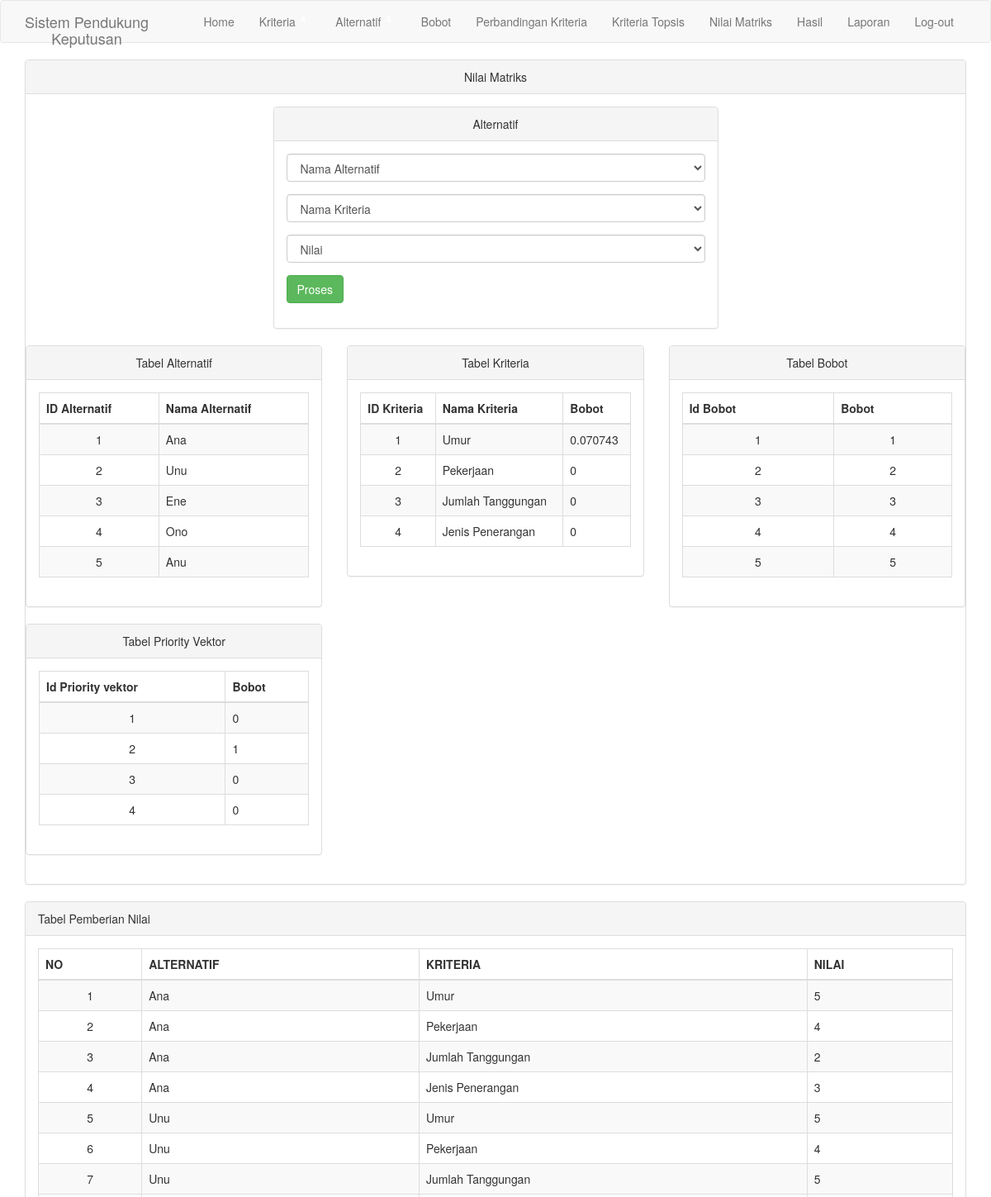
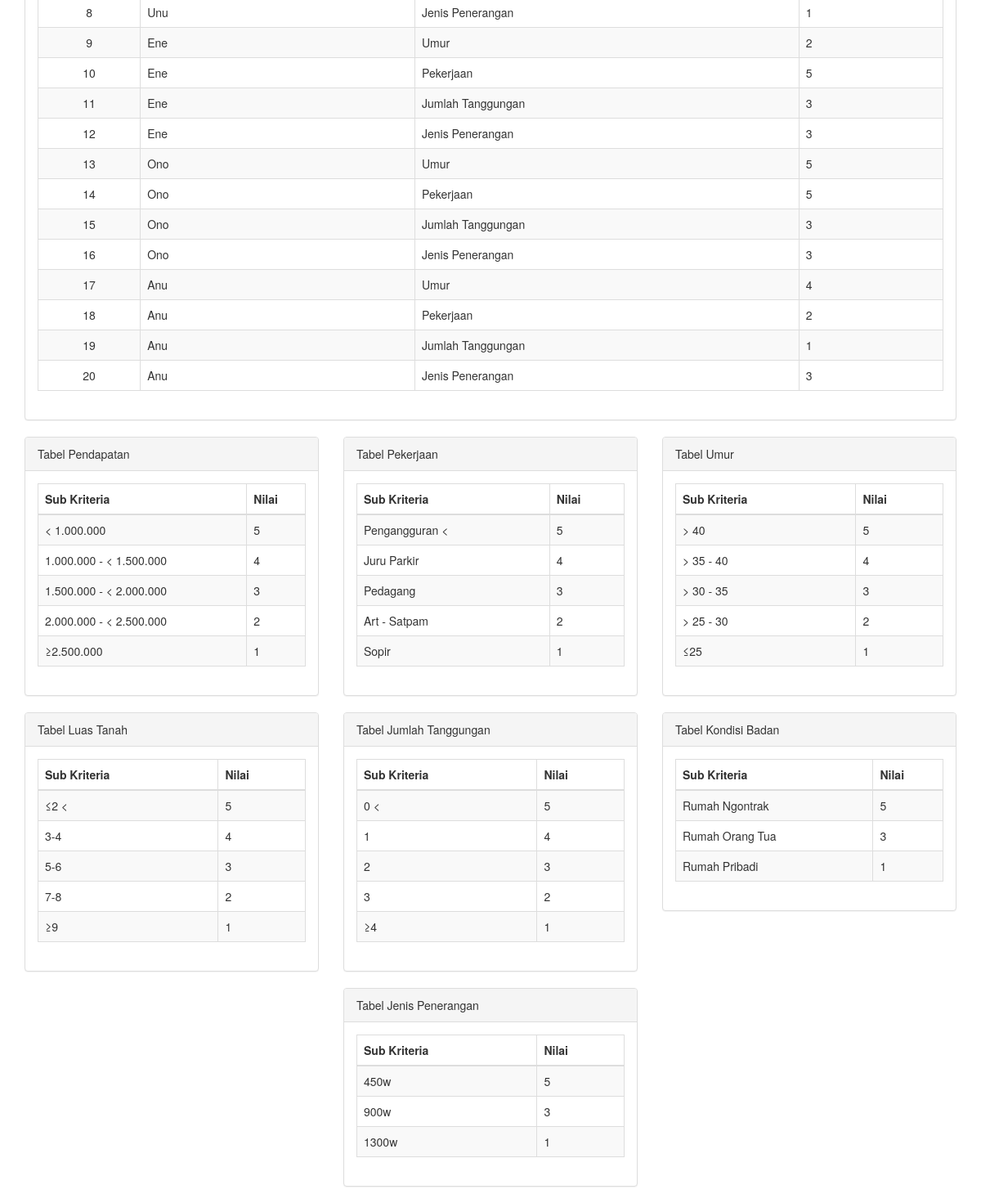
Page /bobot.php on the committed database (2 pictures, top to bottom).
### tables this page shows
CREATE TABLE `tab_alternatif` (
  `id_alternatif` int(30) NOT NULL,
  `nama_alternatif` varchar(30) NOT NULL
);

CREATE TABLE `tab_kriteria` (
  `id_kriteria` int(11) NOT NULL,
  `nama_kriteria` varchar(30) NOT NULL,
  `bobot` float NOT NULL
);

CREATE TABLE `tab_poin` (
  `id_poin` int(30) NOT NULL,
  `poin` varchar(30) NOT NULL
);

CREATE TABLE `pv_kriteria` (
  `id_kriteria` int(30) NOT NULL,
  `nilai` int(30) NOT NULL
);

CREATE TABLE `tab_topsis` (
  `id_alternatif` int(11) NOT NULL,
  `id_kriteria` int(11) NOT NULL,
  `nilai` double NOT NULL
);

### bobot.php (the view, shortened to what the rows shown need)
<?php
include("fungsi.php");
?>
<!DOCTYPE html>
<html lang="en">
<head>
    <link href="tampilan/css/bootstrap.min.css" rel="stylesheet">
    <link href="tampilan/font-awesome/css/font-awesome.min.css" rel="stylesheet" type="text/css">
</head>
<body>
    <div class="container">
        <div class="row">
            <div class="col-lg-12">
                <div class="panel panel-default">
                    <div class="panel-body">
                        <div class="row">
                            <div class="row">
                                <div class="col-xs-6 col-md-4">
                                    <div class="panel panel-default">
                                        <div class="panel-body">
                                            <div class="row">
                                                <div class="col-lg-12">
                                                    <?php
                                                    $sql = $koneksi->query('SELECT * FROM tab_alternatif');
                                                    ?>
                                                    <table class="table table-striped table-bordered table-hover">
                                                        <thead>
                                                            <tr>
                                                                <th>ID Alternatif</th>
                                                                <th>Nama Alternatif</th>
                                                            </tr>
                                                        </thead>
                                                        <tbody>
                                                            <?php
                                                            while ($row = $sql->fetch_array()) {
                                                                echo ("<tr><td align=\"center\">" . $row[0] . "</td>");
                                                                echo ("<td align=\"left\">" . $row[1] . "</td>");
                                                                echo "</tr>";
                                                            }
                                                            ?>
                                                        </tbody>
                                                    </table>
                                                </div>
                                            </div>
                                        </div>
                                    </div>
                                </div>
                                <div class="col-xs-6 col-md-4">
                                    <div class="panel panel-default">
                                        <div class="panel-body">
                                            <div class="row">
                                                <div class="col-lg-12">
                                                    <?php
                                                    $sql = $koneksi->query('SELECT * FROM tab_kriteria');
                                                    ?>
                                                    <table class="table table-striped table-bordered table-hover">
                                                        <thead>
                                                            <tr>
                                                                <th>ID Kriteria</th>
                                                                <th>Nama Kriteria</th>
                                                                <th>Bobot</th>
                                                            </tr>
                                                        </thead>
                                                        <tbody>
                                                            <?php
                                                            while ($row = $sql->fetch_array()) {
                                                                echo ("<tr><td align=\"center\">" . $row[0] . "</td>");
                                                                echo ("<td align=\"left\">" . $row[1] . "</td>");
                                                                echo ("<td align=\"left\">" . $row[2] . "</td>");
                                                                echo "</tr>";
                                                            }
                                                            ?>
                                                        </tbody>
                                                    </table>
                                                </div>
                                            </div>
                                        </div>
                                    </div>
                                </div>
                                <div class="col-xs-6 col-md-4">
                                    <div class="panel panel-default">
                                        <div class="panel-body">
                                            <div class="row">
                                                <div class="col-lg-12">
                                                    <?php
                                                    $sql = $koneksi->query('SELECT * FROM tab_poin');
                                                    ?>
                                                    <table class="table table-striped table-bordered table-hover">
                                                        <thead>
                                                            <tr>
                                                                <th>Id Bobot</th>
                                                                <th>Bobot</th>
                                                            </tr>
                                                        </thead>
                                                        <tbody>
                                                            <?php
                                                            while ($row = $sql->fetch_array()) {
                                                                echo ("<tr><td align=\"center\">" . $row[0] . "</td>");
                                                                echo ("<td align=\"center\">" . $row[1] . "</td>");
                                                                echo "</tr>";
                                                            }
                                                            ?>
                                                        </tbody>
                                                    </table>
                                                </div>
                                            </div>
                                        </div>
                                    </div>
                                </div>
                                <div class="col-xs-6 col-md-4">
                                    <div class="panel panel-default">
                                        <div class="panel-body">
                                            <div class="row">
                                                <div class="col-lg-12">
                                                    <?php
                                                    $sql = $koneksi->query('SELECT * FROM pv_kriteria');
                                                    ?>
                                                    <table class="table table-striped table-bordered table-hover">
                                                        <thead>
                                                            <tr>
                                                                <th>Id Priority vektor</th>
                                                                <th>Bobot</th>
                                                            </tr>
                                                        </thead>
                                                        <tbody>
                                                            <?php
                                                            while ($row = $sql->fetch_array()) {
                                                                echo ("<tr><td align=\"center\">" . $row[0] . "</td>");
                                                                echo ("<td align=\"left\">" . $row[1] . "</td>");
                                                                echo "</tr>";
                                                            }
                                                            ?>
                                                        </tbody>
                                                    </table>
                                                </div>
                                            </div>
                                        </div>
                                    </div>
                                </div>
                            </div>
                        </div>
                    </div>
                </div>
            </div>
        </div>
    </div>
    <div class="container">
        <div class="row">
            <div class="col-lg-12">
                <div class="panel panel-default">
                    <div class="panel-body">
                        <?php
                        $sql = $koneksi->query("SELECT * FROM tab_topsis
                        JOIN tab_alternatif ON tab_topsis.id_alternatif=tab_alternatif.id_alternatif
                        JOIN tab_kriteria ON tab_topsis.id_kriteria=tab_kriteria.id_kriteria")
                        ?>
                        <table class="table table-striped table-bordered table-hover">
                            <thead>
                                <tr>
                                    <th>NO</th>
                                    <th>ALTERNATIF</th>
                                    <th>KRITERIA</th>
                                    <th>NILAI</th>
                                </tr>
                            </thead>
                            <tbody>
                                <?php
                                $no = 1;
                                while ($row = $sql->fetch_array()) {
                                    $nmkriteria   = $row['nama_kriteria'];
                                    echo ("<tr><td align=\"center\">" . $no . "</td>");
                                    echo ("<td align=\"left\">" . $row[4] . "</td>");
                                    echo ("<td align=\"left\">" . $nmkriteria . "</td>");
                                    echo ("<td align=\"left\">" . $row[2] . "</td>");
                                    echo "</tr>";
                                    $no++;
                                }
                                ?>
                            </tbody>
                        </table>
                    </div>
                </div>
            </div>
        </div>
    </div>
    <div class="container">
        <div class="row">
            <div class="col-lg-4">
                <div class="panel panel-default">
                    <div class="panel-body">
                        <table class="table table-striped table-bordered table-hover">
                            <thead>
                                <tr>
                                    <th align="center">Sub Kriteria</th>
                                    <th>Nilai</th>
                                </tr>
                            </thead>
                        </table>
                    </div>
                </div>
            </div>
            <div class="col-lg-4">
                <div class="panel panel-default">
                    <div class="panel-body">
                        <table class="table table-striped table-bordered table-hover">
                            <thead>
                                <tr>
                                    <th align="center">Sub Kriteria</th>
                                    <th>Nilai</th>
                                </tr>
                            </thead>
                        </table>
                    </div>
                </div>
            </div>
            <div class="col-lg-4">
                <div class="panel panel-default">
                    <div class="panel-body">
                        <table class="table table-striped table-bordered table-hover">
                            <thead>
                                <tr>
                                    <th align="center">Sub Kriteria</th>
                                    <th>Nilai</th>
                                </tr>
                            </thead>
                        </table>
                    </div>
                </div>
            </div>
        </div>
        <div class="row">
            <div class="col-lg-4">
                <div class="panel panel-default">
                    <div class="panel-body">
                        <table class="table table-striped table-bordered table-hover">
                            <thead>
                                <tr>
                                    <th align="center">Sub Kriteria</th>
                                    <th>Nilai</th>
                                </tr>
                            </thead>
                        </table>
                    </div>
                </div>
            </div>
            <div class="col-lg-4">
                <div class="panel panel-default">
                    <div class="panel-body">
                        <table class="table table-striped table-bordered table-hover">
                            <thead>
                                <tr>
                                    <th align="center">Sub Kriteria</th>
                                    <th>Nilai</th>
                                </tr>
                            </thead>
                        </table>
                    </div>
                </div>
            </div>
            <div class="col-lg-4">
                <div class="panel panel-default">
                    <div class="panel-body">
                        <table class="table table-striped table-bordered table-hover">
                            <thead>
                                <tr>
                                    <th align="center">Sub Kriteria</th>
                                    <th>Nilai</th>
                                </tr>
                            </thead>
                        </table>
                    </div>
                </div>
            </div>
        </div>
        <div class="row">
            <div class="col-lg-4 col-lg-offset-4">
                <div class="panel panel-default">
                    <div class="panel-body">
                        <table class="table table-striped table-bordered table-hover">
                            <thead>
                                <tr>
                                    <th align="center">Sub Kriteria</th>
                                    <th>Nilai</th>
                                </tr>
                            </thead>
                        </table>
                    </div>
                </div>
            </div>
        </div>
    </div>
</body>
</html>

### rows in the picture
tab_alternatif: id_alternatif "1", nama_alternatif "Ana"
tab_alternatif: id_alternatif "2", nama_alternatif "Unu"
tab_alternatif: id_alternatif "3", nama_alternatif "Ene"
tab_alternatif: id_alternatif "4", nama_alternatif "Ono"
tab_alternatif: id_alternatif "5", nama_alternatif "Anu"
tab_kriteria: id_kriteria "1", nama_kriteria "Umur", bobot "0.070743"
tab_kriteria: id_kriteria "2", nama_kriteria "Pekerjaan", bobot "0"
tab_kriteria: id_kriteria "3", nama_kriteria "Jumlah Tanggungan", bobot "0"
tab_kriteria: id_kriteria "4", nama_kriteria "Jenis Penerangan", bobot "0"
tab_poin: id_poin "1", poin "1"
tab_poin: id_poin "2", poin "2"
tab_poin: id_poin "3", poin "3"
tab_poin: id_poin "4", poin "4"
tab_poin: id_poin "5", poin "5"
pv_kriteria: id_kriteria "1", nilai "0"
pv_kriteria: id_kriteria "2", nilai "1"
pv_kriteria: id_kriteria "3", nilai "0"
pv_kriteria: id_kriteria "4", nilai "0"
tab_topsis: tab_alternatif.nama_alternatif "Ana", tab_kriteria.nama_kriteria "Umur", nilai "5"
tab_topsis: tab_alternatif.nama_alternatif "Ana", tab_kriteria.nama_kriteria "Pekerjaan", nilai "4"
tab_topsis: tab_alternatif.nama_alternatif "Ana", tab_kriteria.nama_kriteria "Jumlah Tanggungan", nilai "2"
tab_topsis: tab_alternatif.nama_alternatif "Ana", tab_kriteria.nama_kriteria "Jenis Penerangan", nilai "3"
tab_topsis: tab_alternatif.nama_alternatif "Unu", tab_kriteria.nama_kriteria "Umur", nilai "5"
tab_topsis: tab_alternatif.nama_alternatif "Unu", tab_kriteria.nama_kriteria "Pekerjaan", nilai "4"
tab_topsis: tab_alternatif.nama_alternatif "Unu", tab_kriteria.nama_kriteria "Jumlah Tanggungan", nilai "5"
tab_topsis: tab_alternatif.nama_alternatif "Unu", tab_kriteria.nama_kriteria "Jenis Penerangan", nilai "1"
tab_topsis: tab_alternatif.nama_alternatif "Ene", tab_kriteria.nama_kriteria "Umur", nilai "2"
tab_topsis: tab_alternatif.nama_alternatif "Ene", tab_kriteria.nama_kriteria "Pekerjaan", nilai "5"
tab_topsis: tab_alternatif.nama_alternatif "Ene", tab_kriteria.nama_kriteria "Jumlah Tanggungan", nilai "3"
tab_topsis: tab_alternatif.nama_alternatif "Ene", tab_kriteria.nama_kriteria "Jenis Penerangan", nilai "3"
tab_topsis: tab_alternatif.nama_alternatif "Ono", tab_kriteria.nama_kriteria "Umur", nilai "5"
tab_topsis: tab_alternatif.nama_alternatif "Ono", tab_kriteria.nama_kriteria "Pekerjaan", nilai "5"
tab_topsis: tab_alternatif.nama_alternatif "Ono", tab_kriteria.nama_kriteria "Jumlah Tanggungan", nilai "3"
tab_topsis: tab_alternatif.nama_alternatif "Ono", tab_kriteria.nama_kriteria "Jenis Penerangan", nilai "3"
tab_topsis: tab_alternatif.nama_alternatif "Anu", tab_kriteria.nama_kriteria "Umur", nilai "4"
tab_topsis: tab_alternatif.nama_alternatif "Anu", tab_kriteria.nama_kriteria "Pekerjaan", nilai "2"
tab_topsis: tab_alternatif.nama_alternatif "Anu", tab_kriteria.nama_kriteria "Jumlah Tanggungan", nilai "1"
tab_topsis: tab_alternatif.nama_alternatif "Anu", tab_kriteria.nama_kriteria "Jenis Penerangan", nilai "3"
